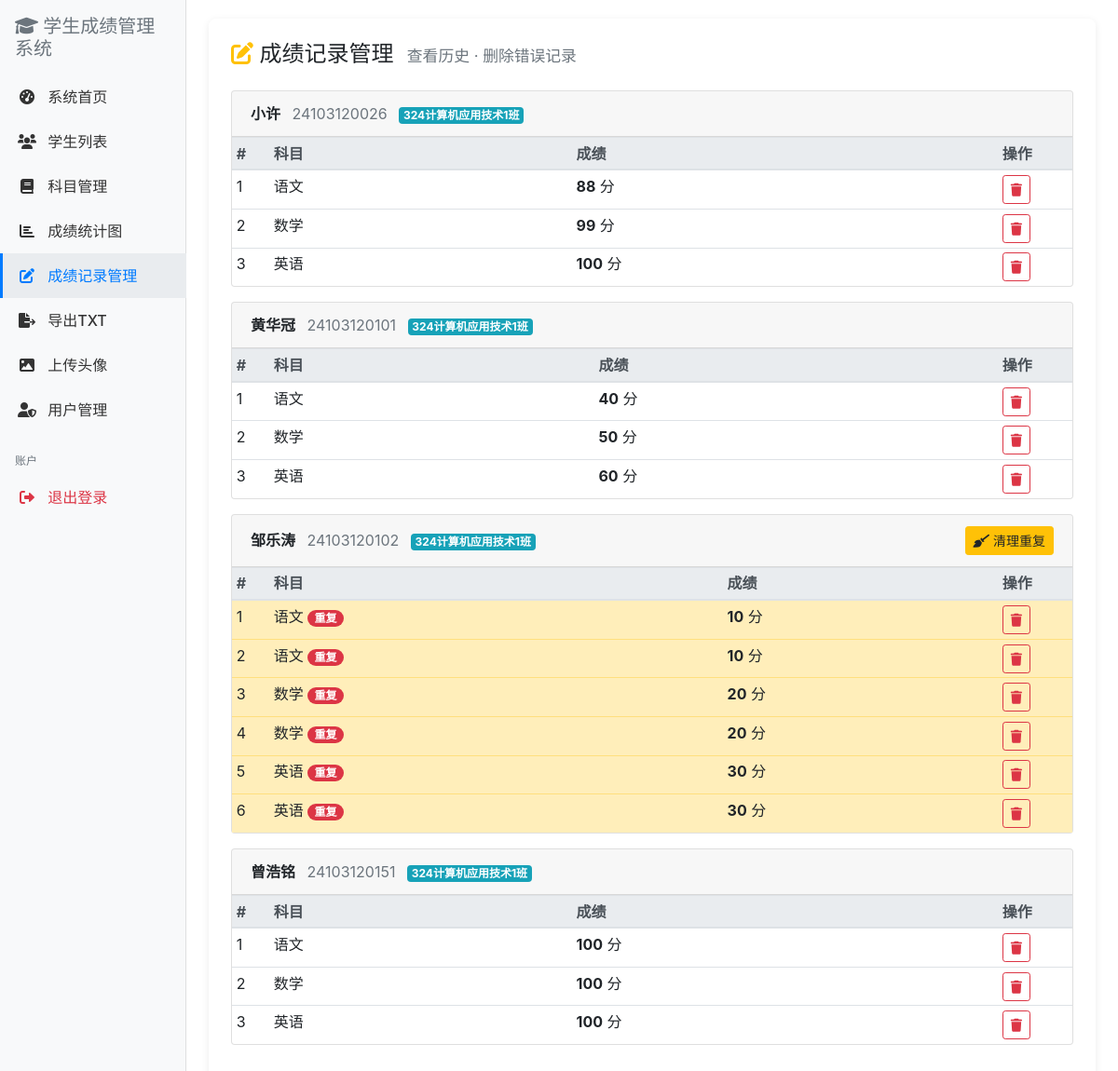
/admin.php?action=score_manage (signed in), run on the app's committed database.
### tables this page shows
CREATE TABLE `score` (
  `id` int(11) NOT NULL,
  `student_id` varchar(20) NOT NULL,
  `subject_id` varchar(50) NOT NULL,
  `score` float DEFAULT '0'
);

CREATE TABLE `subject` (
  `subject_id` int(11) NOT NULL,
  `subject_name` varchar(50) NOT NULL
);

### score_manage_content.php (the view, shortened to what this page needs)
<?php
$sql = "SELECT sc.id, sc.student_id, st.name, st.class,
               su.subject_name, sc.score
        FROM score sc
        JOIN student st ON sc.student_id = st.student_id
        JOIN `subject` su ON sc.subject_id = su.subject_id
        ORDER BY sc.student_id, sc.subject_id, sc.id DESC";
$result = $conn->query($sql);
$grouped = [];
if ($result) {
    while ($row = $result->fetch_assoc()) {
        $key = $row['student_id'];
        if (!isset($grouped[$key])) {
            $grouped[$key] = [
                'name' => $row['name'],
                'class' => $row['class'],
                'scores' => []
            ];
        }
        $grouped[$key]['scores'][] = $row;
    }
}
?>
<div class="page-card">
  <h4 class="mb-4">
    <i class="fas fa-edit text-warning"></i> 成绩记录管理
    <small class="text-muted ml-2" style="font-size:0.7em;">查看历史 · 删除错误记录</small>
  </h4>
  <?php if (empty($grouped)): ?>
  <div class="text-center text-muted py-5">
    <i class="fas fa-inbox" style="font-size:3rem;opacity:0.3;"></i>
    <p class="mt-3">暂无成绩记录</p>
  </div>
  <?php else: ?>
  <?php foreach ($grouped as $sid => $info):
    $subjectCounts = [];
    foreach ($info['scores'] as $s) {
        $subj = $s['subject_name'];
        if (!isset($subjectCounts[$subj])) $subjectCounts[$subj] = 0;
        $subjectCounts[$subj]++;
    }
    $hasDuplicates = max($subjectCounts) > 1;
  ?>
  <div class="card mb-3">
    <div class="card-header d-flex justify-content-between align-items-center">
      <div>
        <strong><?php echo htmlspecialchars($info['name']); ?></strong>
        <span class="text-muted ml-2"><?php echo htmlspecialchars($sid); ?></span>
        <span class="badge badge-info ml-2"><?php echo htmlspecialchars($info['class']); ?></span>
      </div>
      <?php if ($hasDuplicates): ?>
      <form method="post" style="display:inline;">
        <button type="submit" class="btn btn-warning btn-sm"
                onclick="return confirm('确认清理该学生的重复成绩？只保留最新一条！')">
          <i class="fas fa-broom"></i> 清理重复
        </button>
      </form>
      <?php endif; ?>
    </div>
    <div class="card-body p-0">
      <table class="table table-sm table-hover mb-0">
        <thead class="thead-light">
          <tr>
            <th style="width:40px;">#</th>
            <th>科目</th>
            <th>成绩</th>
            <th style="width:80px;">操作</th>
          </tr>
        </thead>
        <tbody>
          <?php
          $idx = 1;
          foreach ($info['scores'] as $sc):
            $isDuplicate = $subjectCounts[$sc['subject_name']] > 1;
          ?>
          <tr class="<?php echo $isDuplicate ? 'table-warning' : ''; ?>">
            <td><?php echo $idx++; ?></td>
            <td>
              <?php echo htmlspecialchars($sc['subject_name']); ?>
              <?php if ($isDuplicate): ?>
              <span class="badge badge-danger badge-pill">重复</span>
              <?php endif; ?>
            </td>
            <td>
              <strong><?php echo $sc['score']; ?></strong> 分
            </td>
            <td>
              <a href="?action=score_manage&del_score=<?php echo $sc['id']; ?>"
                 class="btn btn-outline-danger btn-sm"
                 onclick="return confirm('确认删除这条成绩记录？')">
                <i class="fas fa-trash"></i>
              </a>
            </td>
          </tr>
          <?php endforeach; ?>
        </tbody>
      </table>
    </div>
  </div>
  <?php endforeach; ?>
  <?php endif; ?>
</div>

### admin.php (shortened to what this page needs)
<?php
require_once 'conn.php';
$action = $_GET['action'] ?? 'dashboard';
?>
<!DOCTYPE html>
<html lang="zh-CN">
<head>
    <link href="https://cdn.bootcdn.net/ajax/libs/twitter-bootstrap/4.6.2/css/bootstrap.min.css" rel="stylesheet">
    <link rel="stylesheet" href="https://cdn.bootcdn.net/ajax/libs/font-awesome/6.0.0-beta3/css/all.min.css">
</head>
<body>
<div class="container-fluid">
    <div class="row">
        <nav class="col-md-2 d-none d-md-block bg-light sidebar">
            <div class="sidebar-sticky pt-3">
                <h5 class="px-3 mb-3 text-muted">
                    <i class="fas fa-graduation-cap"></i> 学生成绩管理系统
                </h5>
                <ul class="nav flex-column">
                    <li class="nav-item">
                        <a class="nav-link <?php echo $action==='dashboard'?'active':''; ?>" href="admin.php">
                            <i class="fas fa-tachometer-alt"></i> 系统首页
                        </a>
                    </li>
                    <li class="nav-item">
                        <a class="nav-link <?php echo $action==='student_list'?'active':''; ?>" href="admin.php?action=student_list">
                            <i class="fas fa-users"></i> 学生列表
                        </a>
                    </li>
                    <li class="nav-item">
                        <a class="nav-link <?php echo $action==='subject_list'||$action==='subject_add'?'active':''; ?>" href="admin.php?action=subject_list">
                            <i class="fas fa-book"></i> 科目管理
                        </a>
                    </li>
                    <li class="nav-item">
                        <a class="nav-link <?php echo $action==='score_chart'?'active':''; ?>" href="admin.php?action=score_chart">
                            <i class="fas fa-chart-bar"></i> 成绩统计图
                        </a>
                    </li>
                    <li class="nav-item">
                        <a class="nav-link <?php echo $action==='score_manage'?'active':''; ?>" href="admin.php?action=score_manage">
                            <i class="fas fa-edit"></i> 成绩记录管理
                        </a>
                    </li>
                    <li class="nav-item">
                        <a class="nav-link <?php echo $action==='export_txt'?'active':''; ?>" href="admin.php?action=export_txt">
                            <i class="fas fa-file-export"></i> 导出TXT
                        </a>
                    </li>
                    <li class="nav-item">
                        <a class="nav-link <?php echo $action==='upload_avatar'?'active':''; ?>" href="admin.php?action=upload_avatar">
                            <i class="fas fa-image"></i> 上传头像
                        </a>
                    </li>
                    <li class="nav-item">
                        <a class="nav-link <?php echo $action==='user_manage'?'active':''; ?>" href="admin.php?action=user_manage">
                            <i class="fas fa-user-shield"></i> 用户管理
                        </a>
                    </li>
                </ul>
                <h6 class="px-3 mt-4 mb-2 text-muted" style="font-size:0.75rem;text-transform:uppercase;">
                    账户
                </h6>
                <ul class="nav flex-column mb-2">
                    <li class="nav-item">
                        <a class="nav-link text-danger" href="logout.php">
                            <i class="fas fa-sign-out-alt"></i> 退出登录
                        </a>
                    </li>
                </ul>
            </div>
        </nav>
        <main class="col-md-10 ml-sm-auto px-4" role="main">
            <?php
            switch ($action) {
                case 'score_manage':
                    include 'score_manage_content.php';
                    break;
            }
            ?>
        </main>
    </div>
</div>
</body>
</html>

### admin.php (style rules this page uses)
.sidebar { position: fixed; top: 0; bottom: 0; left: 0; z-index: 100; padding: 0; box-shadow: inset -1px 0 0 rgba(0, 0, 0, .1); }
.sidebar-sticky { position: -webkit-sticky; position: sticky; top: 0; height: calc(100vh - 48px); padding-top: .5rem; overflow-x: hidden; overflow-y: auto; }
.sidebar .nav-link { font-weight: 500; color: #333; padding: 12px 16px; border-left: 3px solid transparent; }
.sidebar .nav-link.active { color: #007bff; border-left-color: #007bff; background: #e9ecef; }
.sidebar .nav-link i { margin-right: 8px; width: 20px; text-align: center; }
main { padding-top: 20px; }
.page-card { background: #fff; padding: 24px; border-radius: 8px; box-shadow: 0 2px 8px rgba(0,0,0,.08); }

### data on the page
score: subject.subject_name "语文", score "88"
score: subject.subject_name "数学", score "99"
score: subject.subject_name "英语", score "100"
score: subject.subject_name "语文", score "40"
score: subject.subject_name "数学", score "50"
score: subject.subject_name "英语", score "60"
score: subject.subject_name "语文", shows "重复", score "10"
score: subject.subject_name "语文", shows "重复", score "10"
score: subject.subject_name "数学", shows "重复", score "20"
score: subject.subject_name "数学", shows "重复", score "20"
score: subject.subject_name "英语", shows "重复", score "30"
score: subject.subject_name "英语", shows "重复", score "30"
score: subject.subject_name "语文", score "100"
score: subject.subject_name "数学", score "100"
score: subject.subject_name "英语", score "100"

### other printed values
$info['name'] "小许"
$sid "24103120026"
$info['class'] "324计算机应用技术1班"
$info['name'] "黄华冠"
$sid "24103120101"
$info['name'] "邹乐涛"
$sid "24103120102"
$info['name'] "曾浩铭"
$sid "24103120151"
